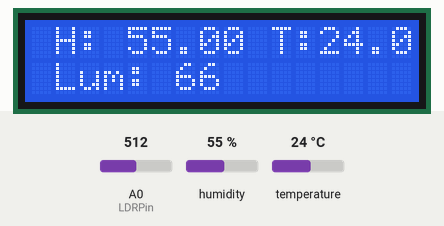
Simulated run of this sketch. Board: Arduino Uno, built with avr-gcc and run on an emulated ATmega328P. On the bench: 16×2 character LCD. The test bench sets the inputs (shaded band); at power-on: humidity 55 %, A0 (LDRPin) = 512, temperature 24 °C.

Above: at 1.6 s.
1.7 s: humidity set to 22 %
At 4.3 s:
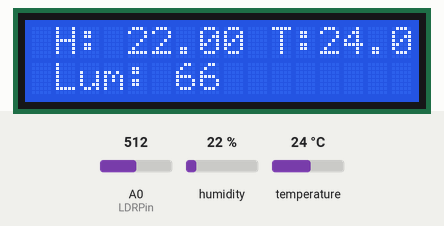
4.6 s: A0 (LDRPin) set to 716
At 6.0 s:
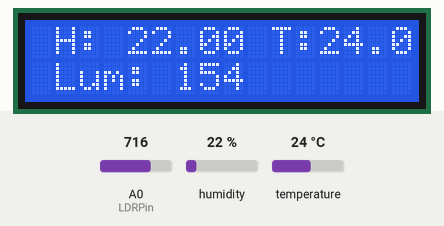
6.6 s: temperature set to 12 °C
At 7.6 s:
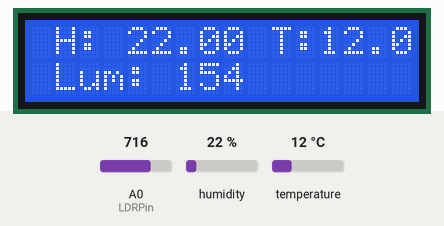
8.6 s: A0 (LDRPin) set to 900
At 10.4 s:
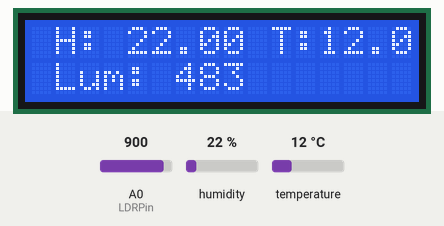
10.7 s: humidity set to 40 %
At 12.1 s:
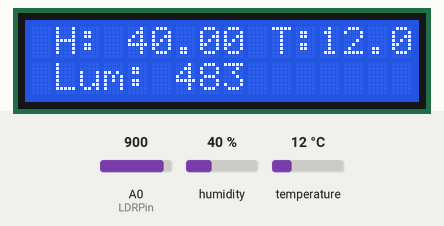
12.7 s: A0 (LDRPin) set to 1023
At 13.7 s:
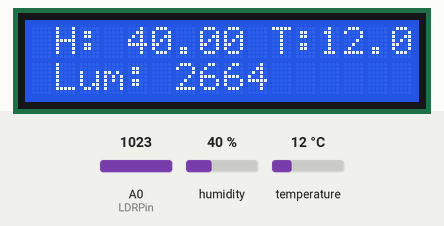
Timing chart, 0 to 15.7 s (numbered marks = the images above; inputs shaded):
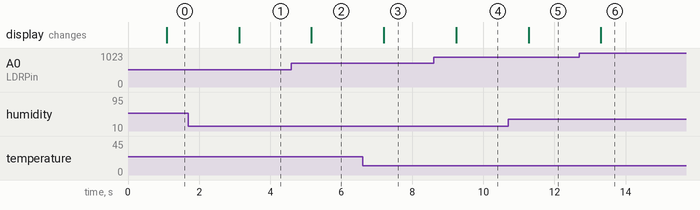

Measured:
- after the input at 1.7 s, the display: changes after 1.4 s (image 1)
- after the input at 4.6 s, the display: changes after 0.56 s (image 2)
- after the input at 6.6 s, the display: changes after 0.60 s (image 3)
- after the input at 8.6 s, the display: changes after 0.63 s (image 4)
- after the input at 10.7 s, the display: changes after 0.57 s (image 5)
- after the input at 12.7 s, the display: changes after 0.60 s (image 6)

The sketch:

humedad.ino
```cpp
/*
  Autor: Miguel Angel Reyes Solis
         Juan Pablo Gallardo Ochoa

  Descripcion: Programa para calcular la humedad, temperatura y luminosidad
                por medio de un fotoresistor y un sensor DHT11 de tal manera
                que una vez hechas las mediciones, sean mostradas en un lcd.

*/

#include "DHT.h"            // importamos la libreria dth para el funcionamiento del sensor
#include <LiquidCrystal.h>  // importamos la libreria para el funcionamiento del lcd
#define RS 3                // Definimos los pines de entrada para los pines del lcd
#define E 5
#define D4 6
#define D5 9
#define D6 10
#define D7 11
#define DHTTYPE DHT11       // Definimos que el sensor de temperatura y humedad que usaremos sera el DHT 11

const long A = 1000;        //Resistencia en oscuridad en KΩ indispensable para la formula del calculo de la luminosidad
const int B = 15;           //Resistencia a la luz (10 Lux) en KΩ indispensable para la formula del calculo de la luminosidad
const int Rc = 10;          //Resistencia calibracion en KΩ indispensable para la formula del calculo de la luminosidad
const int LDRPin = A0;      //Pin de entrada del fotoresistor o LDR
const int DHTPin = 2;       //Pin de entrada para el sensor de temperatura y humedad
int V;                      //variable para guardar la entrada del LDR
int ilum;                   // DEfinicion de la variable que resultara despues del calculo

float temp;                 //Definimos la variable de la temperatura
float hum;                  //Definimos la variable de la temperatura

String tem_hum = "";        // Inicializamos los mensajes que se mostraran de temperatura y humedad
String luminosidad = "";    // Inicializamos los mensajes que se mostraran de luminosidad

DHT dht(DHTPin, DHTTYPE);   //Inicializamos el sensor de temperatura definiendo el tipo de sensor y el pin de entrada
LiquidCrystal lcd(RS,E,D4,D5,D6,D7);  //Inicializamos el LCD pasando los parametros de la tarjeta


void setup() {
   Serial.begin(9600);
   dht.begin();             //Iniciamos con el funcionamiento del sensor de temperatura
   lcd.begin(16,2);         //Iniciamos con el funcionamiento del LCD definiendo que es de 16 * 2 lineas
}

void loop() {

  delay(1000);              //Cada segundo hara la lectura y la mostrara en la pantalla

   V = analogRead(LDRPin);   //Guardamos la lectura del fotoresistor(LDR)
   ilum = ((long)V*A*10)/((long)B*Rc*(1024-V)); // Ejecutamos la formula del calculo de la luminosidad
   hum = dht.readHumidity();  //Leemos la humedad del sensor
   temp = dht.readTemperature(); //Leemos la temperatura del sensor
   tem_hum="";                   // Limpiamos el mensaje
   tem_hum.concat("H: ");        // Concatemanos los textos y variables en un solo mensaje en relacion a la temperatura y la humedad
   tem_hum.concat(hum);
   tem_hum.concat(" T:");
   tem_hum.concat(temp);

   luminosidad = "";                  // Limpiamos el mensaje
   luminosidad = "Lum: ";             // Concatemanos los textos y variables en un solo mensaje en relacion a la temperatura y la humedad
   luminosidad.concat(ilum);


 // Condicionamos de tal forma que si no se logra obtener una lectura entonces mande un mensaje de error
   if (isnan(hum) || isnan(temp)) {
      lcd.clear();
      lcd.write("Error en la lectura");
      return;
   }else{
    // Si se logro la lectura del sensor entonces limpiamos la pantalla, mostramos la temperatura y la humedad en la primera linea
    lcd.clear();
    lcd.setCursor(1,0);
    lcd.print(tem_hum);
    lcd.setCursor(1,1); // Cambiamos de linea para mostrar la luminosidad
    lcd.print(luminosidad);
   }


}
```
